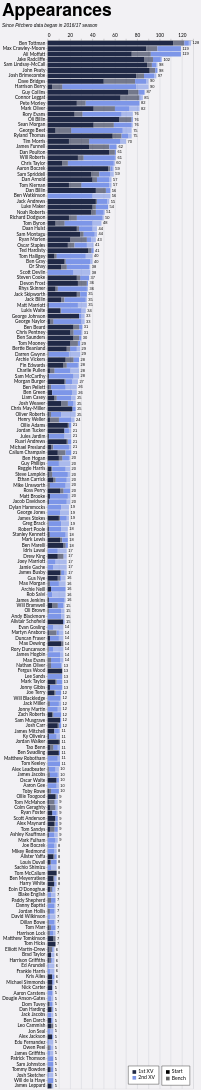

The specification (Vega-Lite) saved for this image:
### Vega-Lite specification from a JSON file in a GitHub repository (floating-point values rounded to 4 significant figures; data arrays with more than 128 entries replaced by an {"elided": "..."} marker saying what was removed)
{"config": {"axis": {"labelFont": "Lato, sans-serif", "titleFont": "PT Sans Narrow, Helvetica Neue, Helvetica, Arial, sans-serif", "labelFontSize": 13, "titleFontSize": 24, "gridColor": "#202947", "gridOpacity": 0.2}, "header": {"labelFont": "PT Sans Narrow, Helvetica Neue, Helvetica, Arial, sans-serif", "titleFont": "PT Sans Narrow, Helvetica Neue, Helvetica, Arial, sans-serif", "labelFontSize": 24, "titleFontSize": 28, "labelFontWeight": "bold", "orient": "left"}, "legend": {"labelFont": "Lato, sans-serif", "titleFont": "PT Sans Narrow, Helvetica Neue, Helvetica, Arial, sans-serif", "labelFontSize": 14, "titleFontSize": 16, "titlePadding": 5, "fillColor": "white", "strokeColor": "black", "padding": 10, "titleFontWeight": "lighter", "titleFontStyle": "italic", "titleColor": "gray", "offset": 10}, "title": {"font": "PT Sans Narrow, Helvetica Neue, Helvetica, Arial, sans-serif", "fontSize": 48, "fontWeight": "bold", "anchor": "start", "align": "center", "titlePadding": 20, "subtitlePadding": 10, "subtitleFontSize": 13, "subtitleColor": "", "subtitleFontStyle": "italic", "offset": 15, "color": "black"}, "axisX": {"labelAngle": 0}, "facet": {"title": null, "header": null, "align": {"row": "each", "column": "each"}}, "resolve": {"scale": {"y": "independent", "facet": "independent"}}, "background": "#f2f1f4"}, "layer": [{"mark": {"type": "bar"}, "encoding": {"color": {"field": "squad", "legend": {"direction": "vertical", "labelExpr": "datum.value + ' XV'", "orient": "bottom-right", "title": null}, "scale": {"domain": ["1st", "2nd"], "range": ["#202946", "#7d96e8"]}, "sort": ["1st", "2nd"], "type": "nominal"}, "opacity": {"field": "start", "legend": {"direction": "vertical", "orient": "bottom-right", "title": null}, "scale": {"domain": ["Start", "Bench"], "range": [1.0, 0.6]}, "sort": ["Start", "Bench"], "type": "nominal"}, "order": {"field": "stack_order", "sort": "ascending", "type": "quantitative"}, "tooltip": [{"field": "player", "title": "Player", "type": "nominal"}, {"field": "squad", "title": "Squad", "type": "nominal"}, {"field": "start", "title": "Selection", "type": "nominal"}, {"aggregate": "sum", "field": "games", "title": "Games", "type": "quantitative"}, {"aggregate": "max", "field": "player_total", "title": "Total", "type": "quantitative"}], "x": {"aggregate": "sum", "axis": {"orient": "top", "title": null}, "field": "games", "type": "quantitative"}, "y": {"field": "player", "sort": {"field": "player_total", "op": "max", "order": "descending"}, "title": null, "type": "nominal"}}}, {"mark": {"type": "text", "align": "left", "baseline": "middle", "color": "black", "dx": 4, "fontSize": 11}, "encoding": {"text": {"field": "total_games", "format": ".0f", "type": "quantitative"}, "x": {"axis": {"orient": "top", "title": null}, "field": "total_games", "type": "quantitative"}, "y": {"field": "player", "sort": {"field": "player_total", "op": "max", "order": "descending"}, "title": null, "type": "nominal"}}, "transform": [{"aggregate": [{"op": "sum", "field": "games", "as": "total_games"}, {"op": "max", "field": "player_total", "as": "player_total"}], "groupby": ["player"]}]}], "data": {"name": "data-eebfd9a19b6b327756e21c2f56a8ffa0"}, "height": {"step": 15}, "params": [{"name": "seasonParam", "value": []}, {"name": "gameTypesParam", "value": []}, {"name": "squadParam", "value": "All"}, {"name": "positionsParam", "value": []}, {"name": "minAppsParam", "value": 5}], "title": {"text": "Appearances", "subtitle": "Since Pitchero data began in 2016/17 season"}, "transform": [{"filter": "length(seasonParam) === 0 || indexof(seasonParam, datum.season) >= 0"}, {"filter": "length(gameTypesParam) === 0 || indexof(gameTypesParam, datum.game_type) >= 0"}, {"filter": "squadParam === \"All\" || datum.squad === squadParam"}, {"filter": "length(positionsParam) === 0 || indexof(positionsParam, datum.position) >= 0"}, {"joinaggregate": [{"op": "sum", "field": "games", "as": "player_total"}], "groupby": ["player"]}, {"filter": "datum.player_total >= minAppsParam"}], "width": 400, "$schema": "https://vega.github.io/schema/vega-lite/v5.20.1.json", "datasets": {"data-eebfd9a19b6b327756e21c2f56a8ffa0": {"elided": "2362 records"}}}
